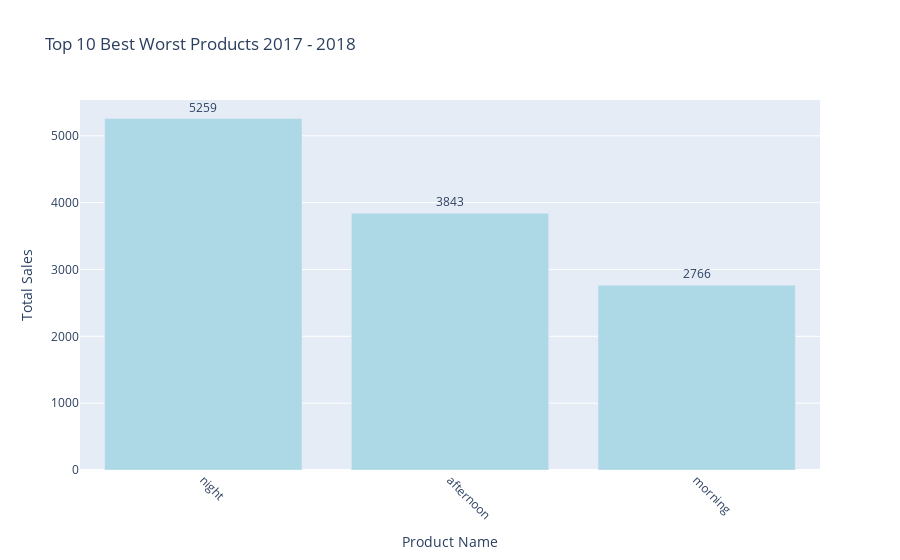

Notebook source saved alongside this figure:
### Markdown cell above
#### 4. Pertanyaan : Kapan waktu yang paling banyak pelanggan yang melakukan transaksi ?

### Code cell
df_product_sales = df_real_tengkulak.groupby(by="order_purchase_time").agg({
    "customer_id": "count"
}).sort_values(by="customer_id",ascending=False).reset_index()
fig = go.Figure(data=[
    go.Bar(x=df_product_sales['order_purchase_time'], y=df_product_sales['customer_id'], marker_color='rgb(173, 216, 230)')
])
fig.update_layout(
    title='Top 10 Best Worst Products 2017 - 2018',
    xaxis=dict(title='Product Name', tickangle=45),
    yaxis=dict(title='Total Sales'),
    showlegend=False
)
fig.update_traces(texttemplate='%{y}', textposition='outside')
fig.show()

### Figure 1 — Plotly figure (JSON) as saved in the notebook; plotly's stock layout.template omitted (floating-point values rounded to 4 significant figures)
{"data": [{"marker": {"color": "rgb(173, 216, 230)"}, "textposition": "outside", "texttemplate": "%{y}", "type": "bar", "x": ["night", "afternoon", "morning"], "y": [5259, 3843, 2766]}], "layout": {"showlegend": false, "title": {"text": "Top 10 Best Worst Products 2017 - 2018"}, "xaxis": {"tickangle": 45, "title": {"text": "Product Name"}}, "yaxis": {"title": {"text": "Total Sales"}}}}
